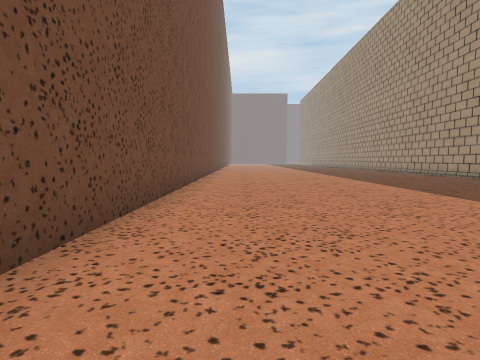
[1] (above)

24 first-person views from a walk through a 3-D level made in the Unity game engine. The camera is 1.4 m above the floor, tilts 4° down and sees 80° across. The floor is counted in squares, 2 m on a side. Each view is taken from the middle of a square. On the plan, view 1 faces up. The plan holds only what a view shows up to about 10 squares ahead; the rest is blank. The place goes on beyond the plan. The player character is not drawn. Some surface patterns are stand-ins.

[2]
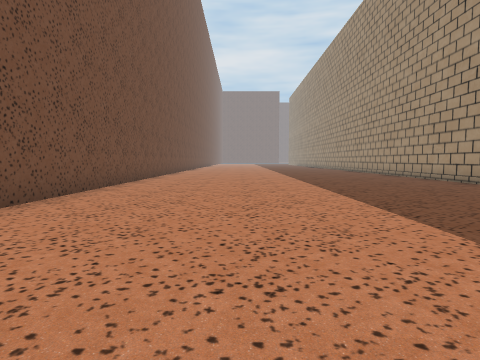

[3]
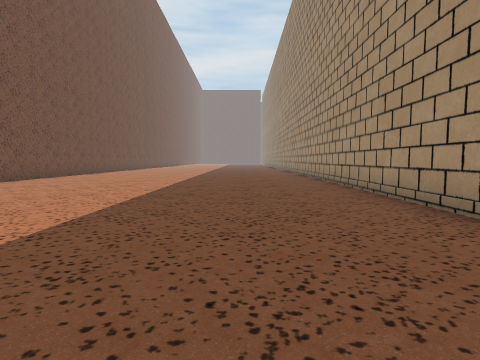

[4]
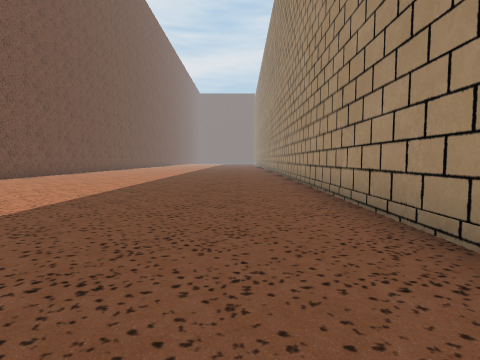

[5]
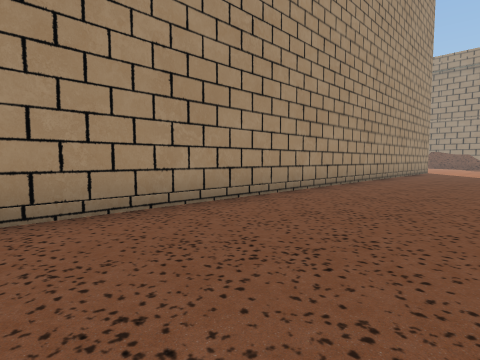

[6]
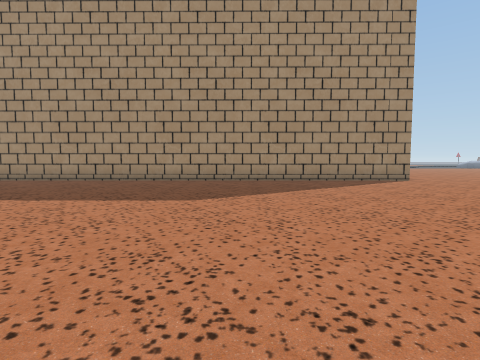

[7]
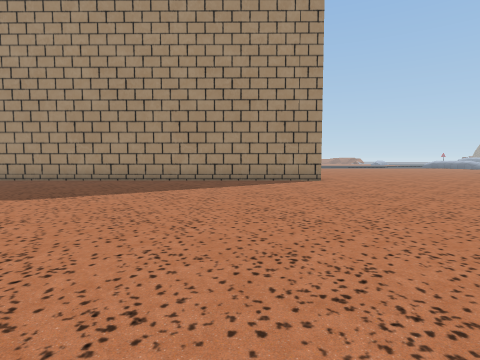

[8]
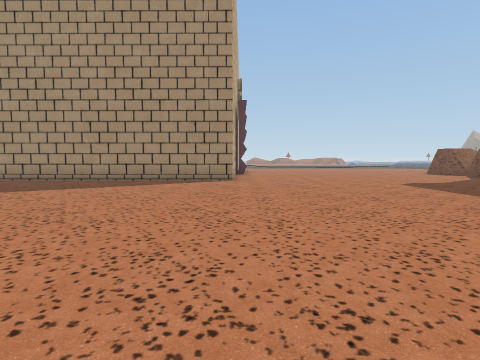

[9]
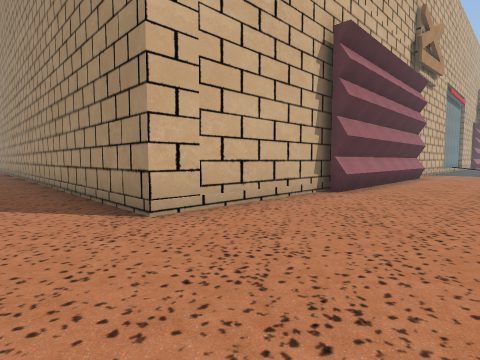

[10]
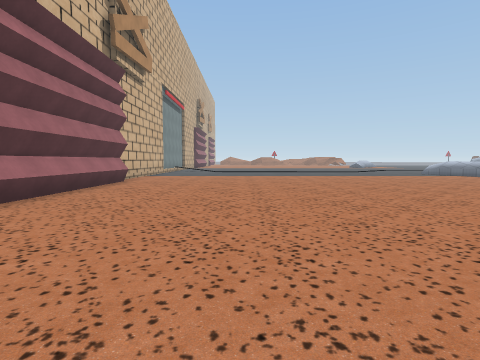

[11]
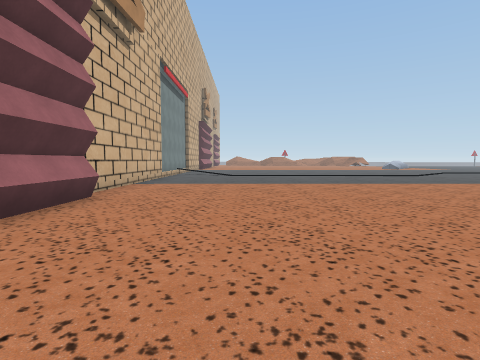

[12]
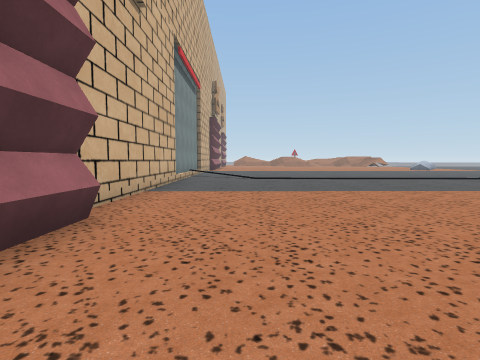

[13]
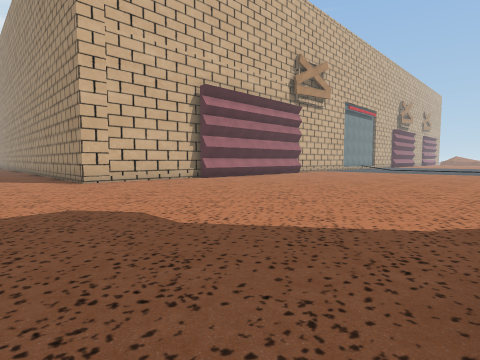

[14]
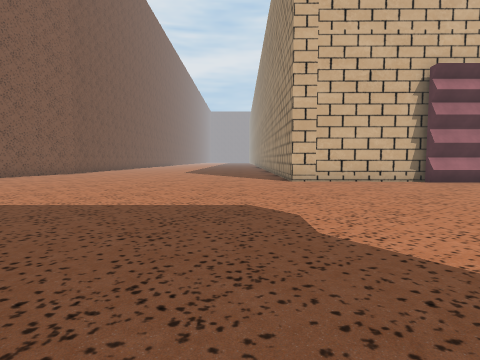

[15]
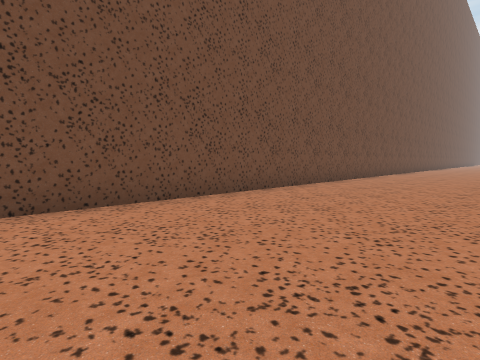

[16]
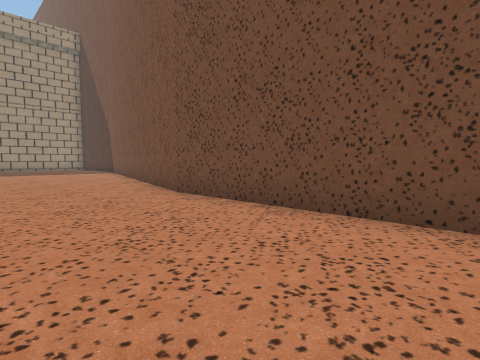

[17]
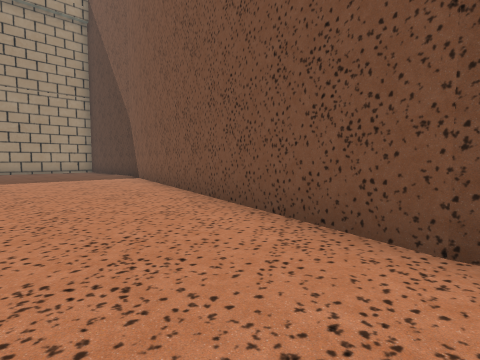

[18]
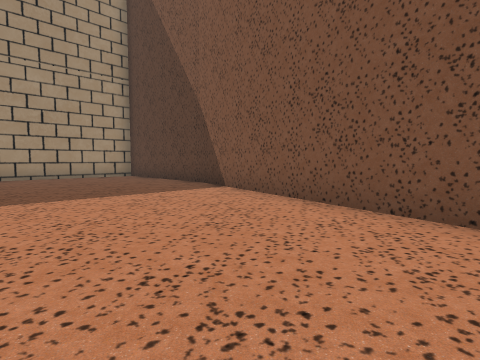

[19]
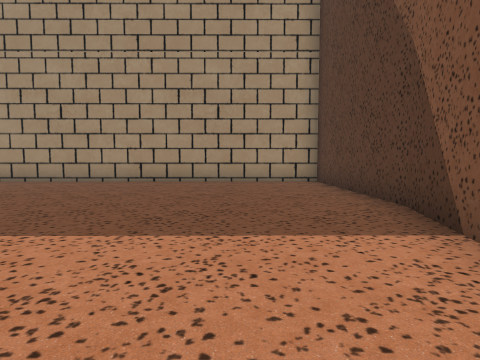

[20]
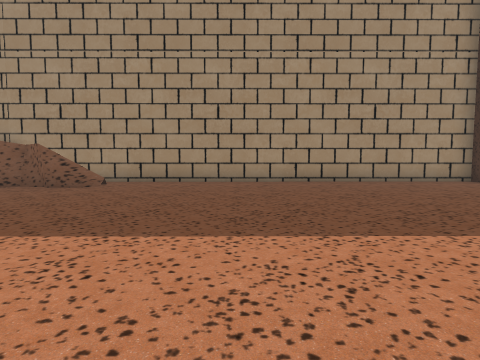

[21]
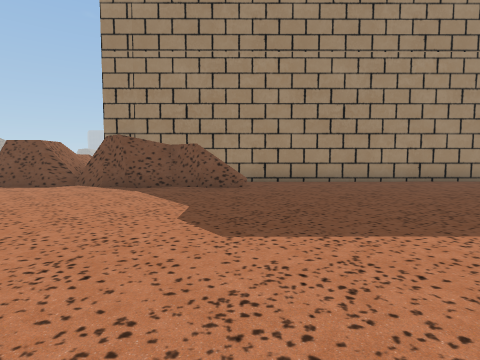

[22]
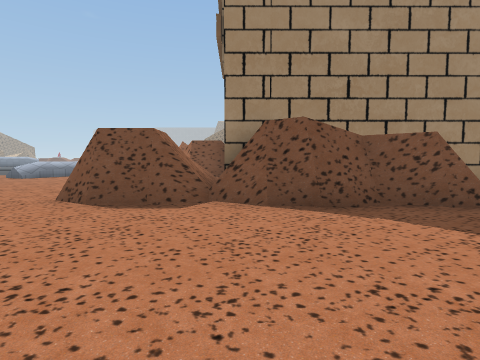

[23]
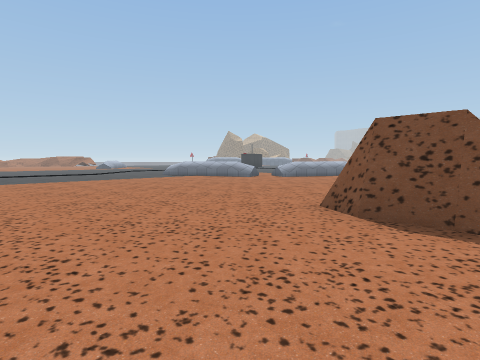

[24]
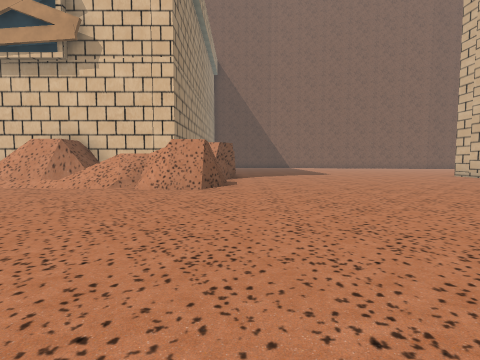

### Floor plan
Points are (right, up) in squares from view 1. A wall is a line through its corners. A room is listed if a view was taken in it or the views show most of it. See-through windows are left out.
Room 1 (views 1, 2, 3, 4, 5, 6, 7, 8, 9, 10, 11, 12, 13, 14, 15, 16, 17, 18, 19, 20, 21, 22, 23, 24)
walls: (13.2, -13.8) (8.7, -13.8) (8.9, 13); (-1.4, -8.3) (-4.5, -20.4); (7.8, -23.1) (8.7, -23.8) (9.8, -23.1) (10.3, -23.6); (9.6, -23.2) (9.9, -23.2); (8.3, -23.6) (8.9, -23.6); (19.5, -14.1) (12.9, -14.1) (12.9, -13.9); (7.3, -23.9) (7.7, -23.2) (8, -23.2); (19.5, -14.3) (12.9, -14.3); (10.1, -23.6) (10.8, -23.6) (11.7, -24.1) (12.2, -23.6) (13.4, -23.6) (14.1, -24) (14.1, -25.5); (11.6, -24) (12, -23.5) (12.5, -23.6); (13.8, -23.9) (13.8, -25.2); (-4.5, -20.2) (-4.5, -25.3) (8.7, -25.2); (11.3, -25.2) (11.3, -27.6); (23.5, -13.9) (19.7, -13.8); (-1.5, 13) (-1.4, -8.4)
low walls: (10, -23.4) (10.6, -23.4); (6.8, -24.1) (7.1, -23.4)

Where each view was taken, in squares from view 1:
view 1: 0 up, 0 right, facing up
view 2: 2 up, 2 right, facing up
view 3: 3 up, 6 right, facing up
view 4: 0 up, 7 right, facing up
view 5: 4 up, 5 right, facing down-right
view 6: 8 down, 1 left, facing right
view 7: 11 down, 1 left, facing right
view 8: 14 down, 1 left, facing right
view 9: 17 down, 7 right, facing up-right
view 10: 18 down, 10 right, facing right
view 11: 17 down, 14 right, facing right
view 12: 16 down, 16 right, facing right
view 13: 23 down, 6 right, facing up-right
view 14: 23 down, 7 right, facing up
view 15: 5 down, 3 right, facing up-left
view 16: 3 down, 2 right, facing down-left
view 17: 8 down, 1 right, facing down-left
view 18: 13 down, 1 right, facing down-left
view 19: 16 down, 2 left, facing down
view 20: 16 down, 3 right, facing down
view 21: 16 down, 7 right, facing down
view 22: 19 down, 11 right, facing down
view 23: 20 down, 12 right, facing down-right
view 24: 23 down, 21 right, facing left
